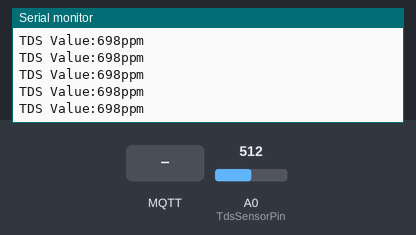
A sketch run on a simulated ESP8266 (NodeMCU). On the bench: the last lines printed to the serial monitor. The test bench sets the inputs (shaded band); at power-on: A0 (TdsSensorPin) = 512. WiFi joins after 1.5 s; servers stay silent unless stated; no MQTT or app messages arrive unless stated.

Above: at 2.7 s.
2.8 s: MQTT message "1" arrives on the first subscribed topic
4.6 s: MQTT message "on" arrives on the first subscribed topic
6.2 s: MQTT message "off" arrives on the first subscribed topic
7.8 s: A0 (TdsSensorPin) set to 716
At 9.2 s:
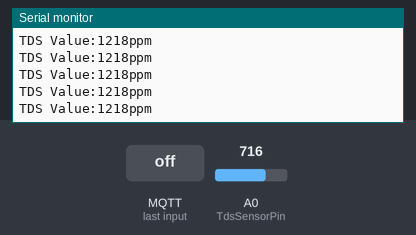
9.3 s: A0 (TdsSensorPin) set to 810
At 11.0 s:
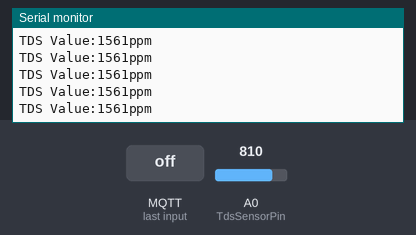
Timing chart, 0 to 11.8 s (numbered marks = the images above; inputs shaded):
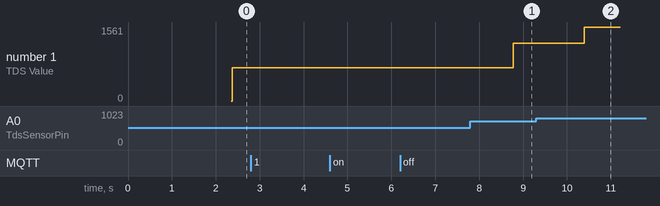

Measured:
- after the input at 7.8 s, the serial monitor: prints a new line after 0.98 s (image 1)
- after the input at 9.3 s, the serial monitor: prints a new line after 1.1 s (image 2)
- plotted number 1: 698 → 1218 after the input at 7.8 s, 1218 → 1561 after the input at 9.3 s

The sketch:

tds.ino
```cpp
// Original source code: https://wiki.keyestudio.com/KS0429_keyestudio_TDS_Meter_V1.0#Test_Code
// Project details: https://RandomNerdTutorials.com/esp8266-nodemcu-tds-water-quality-sensor/

#define TdsSensorPin A0
#define VREF 3.3              // analog reference voltage(Volt) of the ADC
#define SCOUNT  30            // sum of sample point
#include <ESP8266WiFi.h>
#include <PubSubClient.h>

int analogBuffer[SCOUNT];     // store the analog value in the array, read from ADC
int analogBufferTemp[SCOUNT];
int analogBufferIndex = 0;
int copyIndex = 0;

float averageVoltage = 0;
float tdsValue = 0;
float temperature = 23;       // current temperature for compensation

// WiFi
const char *ssid = "hydro"; // Enter your WiFi name
const char *password = "hydrohydro";  // Enter WiFi password

// MQTT Broker
const char *mqtt_broker = "192.168.1.179";
const char *topic = "grit/tds";
const char *mqtt_username = "emqx";
const char *mqtt_password = "public";
const int mqtt_port = 1883;

WiFiClient espClient;
PubSubClient client(espClient);

// median filtering algorithm
int getMedianNum(int bArray[], int iFilterLen){
  int bTab[iFilterLen];
  for (byte i = 0; i<iFilterLen; i++)
  bTab[i] = bArray[i];
  int i, j, bTemp;
  for (j = 0; j < iFilterLen - 1; j++) {
    for (i = 0; i < iFilterLen - j - 1; i++) {
      if (bTab[i] > bTab[i + 1]) {
        bTemp = bTab[i];
        bTab[i] = bTab[i + 1];
        bTab[i + 1] = bTemp;
      }
    }
  }
  if ((iFilterLen & 1) > 0){
    bTemp = bTab[(iFilterLen - 1) / 2];
  }
  else {
    bTemp = (bTab[iFilterLen / 2] + bTab[iFilterLen / 2 - 1]) / 2;
  }
  return bTemp;
}

void setup(){
  Serial.begin(115200);
  pinMode(TdsSensorPin,INPUT);

  WiFi.begin(ssid, password);
      while (WiFi.status() != WL_CONNECTED) {
          delay(500);
          Serial.println("Connecting to WiFi..");
      }
      Serial.println("Connected to the WiFi network");
      //connecting to a mqtt broker
      client.setServer(mqtt_broker, mqtt_port);
      client.setCallback(callback);
      while (!client.connected()) {
          const char *client_id = "esp8266-client-";
          Serial.println("Connecting to public emqx mqtt broker.....");
          if (client.connect(client_id)) {
              Serial.println("Public emqx mqtt broker connected");
          } else {
              Serial.print("failed with state ");
              Serial.print(client.state());
              delay(2000);
          }
      }
      // publish and subscribe
      client.subscribe(topic);
}

void callback(char *topic, byte *payload, unsigned int length) {
    Serial.print("Message arrived in topic: ");
    Serial.println(topic);
    Serial.print("Message:");
    String message;
    for (int i = 0; i < length; i++) {
        message = message + (char) payload[i];  // convert *byte to string
    }
    Serial.print(message);
}

void loop(){
  static unsigned long analogSampleTimepoint = millis();
  if(millis()-analogSampleTimepoint > 40U){     //every 40 milliseconds,read the analog value from the ADC
    analogSampleTimepoint = millis();
    analogBuffer[analogBufferIndex] = analogRead(TdsSensorPin);    //read the analog value and store into the buffer
    analogBufferIndex++;
    if(analogBufferIndex == SCOUNT){
      analogBufferIndex = 0;
    }
  }

  static unsigned long printTimepoint = millis();
  if(millis()-printTimepoint > 800U){
    printTimepoint = millis();
    for(copyIndex=0; copyIndex<SCOUNT; copyIndex++){
      analogBufferTemp[copyIndex] = analogBuffer[copyIndex];

      // read the analog value more stable by the median filtering algorithm, and convert to voltage value
      averageVoltage = getMedianNum(analogBufferTemp,SCOUNT) * (float)VREF / 1024.0;

      //temperature compensation formula: fFinalResult(25^C) = fFinalResult(current)/(1.0+0.02*(fTP-25.0));
      float compensationCoefficient = 1.0+0.02*(temperature-25.0);
      //temperature compensation
      float compensationVoltage=averageVoltage/compensationCoefficient;

      //convert voltage value to tds value
      tdsValue=(133.42*compensationVoltage*compensationVoltage*compensationVoltage - 255.86*compensationVoltage*compensationVoltage + 857.39*compensationVoltage)*0.5;

      //Serial.print("voltage:");
      //Serial.print(averageVoltage,2);
      //Serial.print("V   ");
      Serial.print("TDS Value:");
      Serial.print(tdsValue,0);
      Serial.println("ppm");

      char str[20];
      sprintf(str, "%f",tdsValue);

     // client.publish(topic, "TDS value in ppm:");
      client.publish(topic, str);
     // delay(3000 );
      client.loop();
    }
  }
}
```
